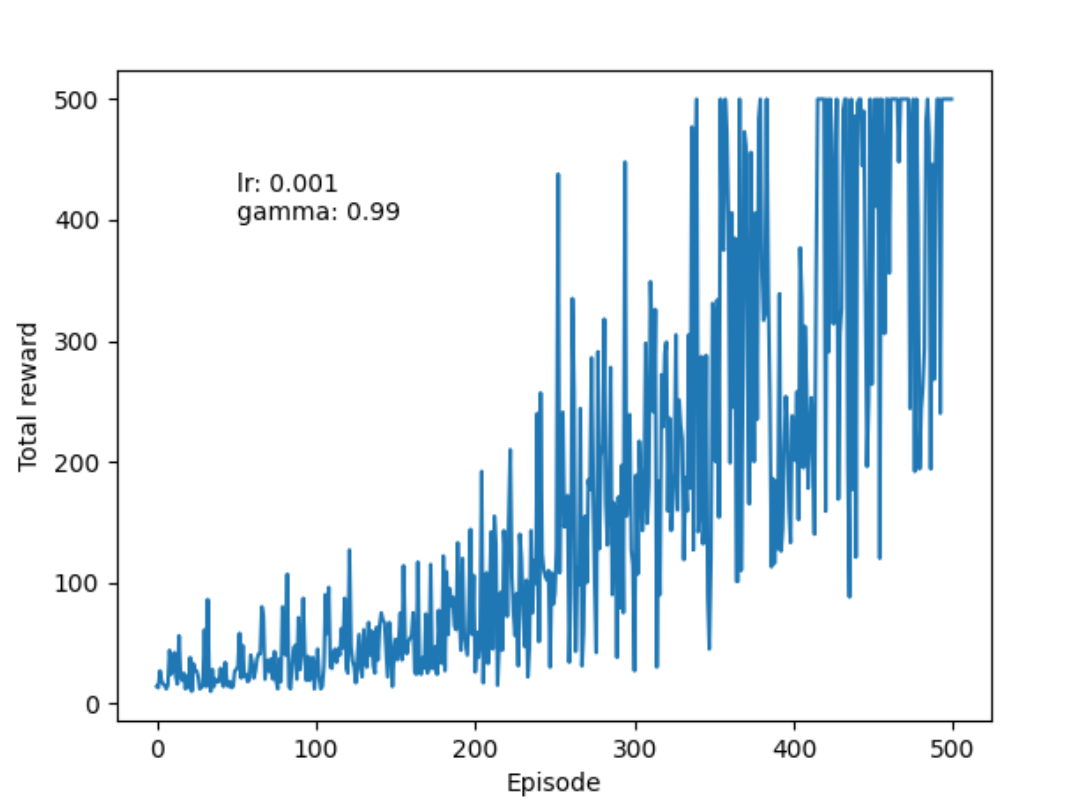

Write the Python code that produced this figure.
import gymnasium
import torch
#神经网络类式接口
import torch.nn as nn
#神经网络函数接口
import torch.nn.functional as F
import matplotlib.pyplot as plt

#状态->动作概率
class Policy(nn.Module):
    def __init__(self, state_dim=4, hidden_dim=128, action_dim=2): #隐藏层神经元数量暂定36 4*9
        super().__init__()
        self.fc1 = nn.Linear(state_dim, hidden_dim)
        # self.fc2 = nn.Linear(hidden_dim, hidden_dim)
        # self.fc3 = nn.Linear(hidden_dim, action_dim)
        self.fc2 = nn.Linear(hidden_dim, action_dim)

    #在下方训练中传入当前环境参数
    def forward(self, x): #x必须是张量
        x = F.relu(self.fc1(x)) #输入映射ReUL
        # x = F.relu(self.fc2(x))
        # output = F.softmax(self.fc3(x), dim=-1) #dim=-1直接选中特征数，无需记忆索引
        output = F.softmax(self.fc2(x), dim=-1)
        return output #动作概率分布

env = gymnasium.make("CartPole-v1")
# env = gymnasium.make("CartPole-v1", render_mode="human") #预设环境
policy = Policy()
lr_optim = 0.001
optimizer = torch.optim.Adam(policy.parameters(), lr=lr_optim)

gamma = 0.99 #折扣因子γ
all_rewards = []
for episode in range(500): #episode一局
    state, info = env.reset() #初始化环境[位置，速度，角度，角速度]
    log_prob = [] #logΠ(a|s)
    rewards = []
    sampled_action = []

    while True:
    #算法
        state_tensor = torch.tensor(state, dtype=torch.float) #转化为张量，PyTorch定义的神经网络只接收张量输入
        action_prob = policy.forward(state_tensor) #当前环境参数映射得概率，离散

        sampled_action = torch.multinomial(action_prob,1) #采样，返回索引
        log_prob.append(torch.log(action_prob[sampled_action])) #（取出概率值）取对数！！！！->放到log_prob列表最后(.append)

        action = sampled_action.item() #索引转化成整数
        state, reward, terminated, truncated, info = env.step(action) #环境执行，动作索引->新状态，及时奖励，自然终止，截断，额外info
        rewards.append(reward)  #更新reward

        done = terminated or truncated #两个终止标志合并
        if done: break

    #回合结束，策略梯度算法更新θ
    returns = []
    G_t = 0
    loss = 0
    for r in rewards[::-1]: #反向遍历
        G_t = r + gamma * G_t
        returns.insert(0, G_t) #恢复原顺序
    returns = torch.tensor(returns) #转化为张量（同上）
    returns = (returns - returns.mean()) / (returns.std() + 1e-5)  #去基线b/奖励标准差
    for log_p, G in zip(log_prob, returns): #取变量赋值
        loss = loss - G * log_p
    loss = torch.mean(loss) #要算损失的均值，否则受episode数值影响

    optimizer.zero_grad() #梯度清零
    loss.backward() #反向传播，自动计算loss对模型所有可训练参数的梯度
    optimizer.step() #更新θ
    ####

    total_reward = sum(rewards)
    all_rewards.append(total_reward)
    if episode % 50 == 0:
        print(f"Episode {episode}, total reward: {total_reward}")

plt.plot(all_rewards)
plt.xlabel("Episode")
plt.ylabel("Total reward")
text = f"lr: {lr_optim}\ngamma: {gamma}"
plt.text(x=50, y=400, s=text)
plt.show()
